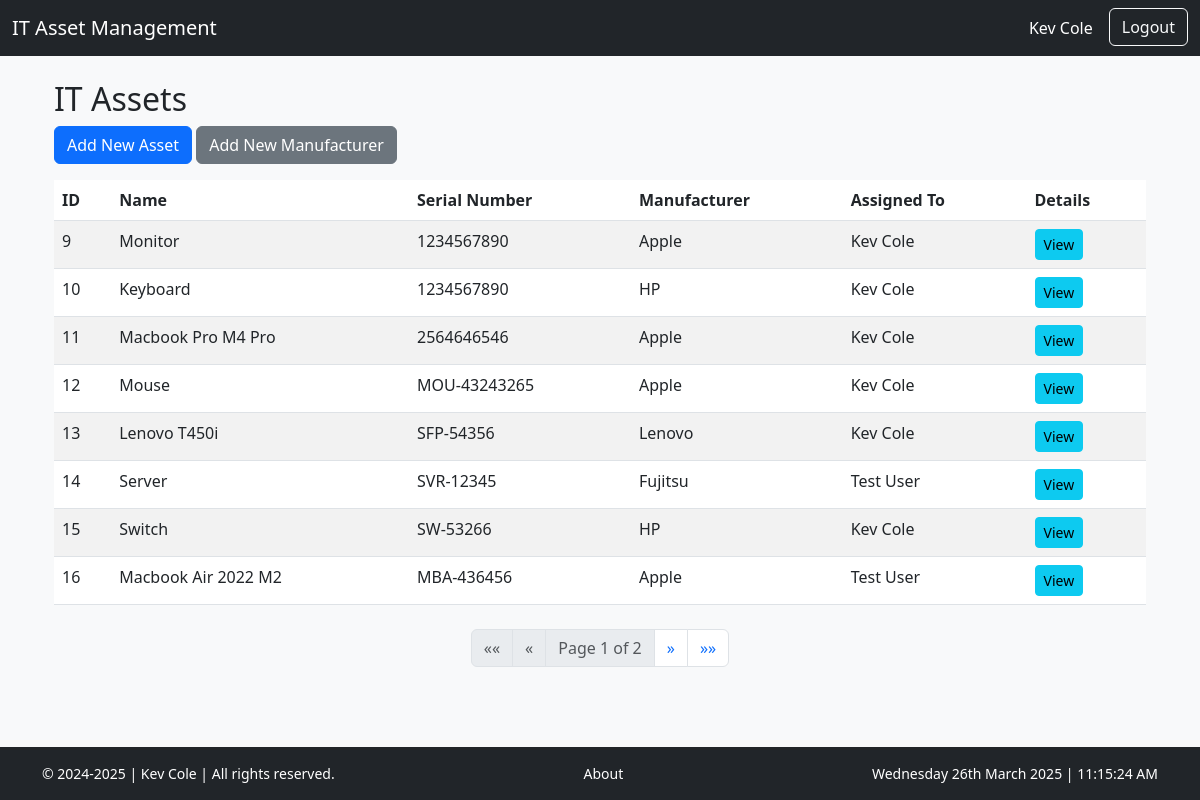
The app's page / (signed in) with its own data.
### it_asset/models.py (models this page shows, shortened)
class ITAsset(models.Model):
    name = models.CharField(max_length=100)
    serial_number = models.CharField(max_length=100)
    manufacturer = models.ForeignKey(Manufacturer, on_delete=models.CASCADE)
    assigned_to = models.ForeignKey(Employee, on_delete=models.CASCADE, blank=True, null=True)

class Manufacturer(models.Model):
    name = models.CharField(max_length=100)

class Employee(models.Model):
    user = models.OneToOneField(User, on_delete=models.CASCADE)
    phone_number = models.CharField(max_length=15, default='N/A')
    address = models.CharField(max_length=255, default='N/A')
    def get_full_name(self):
        return f"{self.user.first_name} {self.user.last_name}"

### it_asset/views.py (the view)
# urls.py: path('', views.asset_list, name='asset_list'),
@login_required
def asset_list(request):
    assets = ITAsset.objects.all().order_by('id')
    paginator = Paginator(assets, 8)  # Show 10 assets per page
    page_number = request.GET.get('page')
    page_obj = paginator.get_page(page_number)
    manufacturers = Manufacturer.objects.all()
    employees = Employee.objects.all()
    context = {
        'page_obj': page_obj,
        'manufacturers': manufacturers,
        'employees': employees,
    }
    return render(request, 'assets/asset_list.html', context)

### it_asset/templates/assets/asset_list.html (shortened to what this page needs)
{% extends "base.html" %}
{% block content %}
<div class="container mt-4">
    <h2>IT Assets</h2>
    <div class="mb-3">
        <button class="btn btn-primary" data-bs-toggle="modal" data-bs-target="#addAssetModal">Add New Asset</button>
        <button class="btn btn-secondary" data-bs-toggle="modal" data-bs-target="#addManufacturerModal">Add New Manufacturer</button>
    </div>
    <table class="table table-striped table-hover">
        <thead>
            <tr>
                <th>ID</th>
                <th>Name</th>
                <th>Serial Number</th>
                <th>Manufacturer</th>
                <th>Assigned To</th>
                <th>Details</th>
            </tr>
        </thead>
        <tbody>
            {% for asset in page_obj %}
            <tr class="asset-row" data-id="{{ asset.id }}">
                <td>{{ asset.id }}</td>
                <td>{{ asset.name }}</td>
                <td>{{ asset.serial_number }}</td>
                <td>{{ asset.manufacturer.name }}</td>
                <td>{{ asset.assigned_to.user.get_full_name }}</td>
                <td><a href="{% url 'asset_detail' asset.id %}" class="btn btn-sm btn-info">View</a></td>
            </tr>
            {% empty %}
            <tr>
                <td colspan="6">No assets available.</td>
            </tr>
            {% endfor %}
        </tbody>
    </table>
<div class="d-flex justify-content-center mt-4">
    <nav aria-label="Asset Pagination">
        <ul class="pagination">
            {% if page_obj.has_previous %}
                <li class="page-item">
                    <a class="page-link" href="?page=1" aria-label="First">
                        <span aria-hidden="true">&laquo;&laquo;</span>
                    </a>
                </li>
                <li class="page-item">
                    <a class="page-link" href="?page={{ page_obj.previous_page_number }}" aria-label="Previous">
                        <span aria-hidden="true">&laquo;</span>
                    </a>
                </li>
            {% else %}
                <li class="page-item disabled">
                    <span class="page-link">&laquo;&laquo;</span>
                </li>
                <li class="page-item disabled">
                    <span class="page-link">&laquo;</span>
                </li>
            {% endif %}
            <li class="page-item disabled">
                <span class="page-link">Page {{ page_obj.number }} of {{ page_obj.paginator.num_pages }}</span>
            </li>
            {% if page_obj.has_next %}
                <li class="page-item">
                    <a class="page-link" href="?page={{ page_obj.next_page_number }}" aria-label="Next">
                        <span aria-hidden="true">&raquo;</span>
                    </a>
                </li>
                <li class="page-item">
                    <a class="page-link" href="?page={{ page_obj.paginator.num_pages }}" aria-label="Last">
                        <span aria-hidden="true">&raquo;&raquo;</span>
                    </a>
                </li>
            {% endif %}
        </ul>
    </nav>
</div>
</div>
{% endblock %}

### it_asset/templates/base.html (shortened to what this page needs)
<!DOCTYPE html>
<html lang="en">
<head>
    <link href="https://cdn.jsdelivr.net/npm/bootstrap@5.3.0-alpha1/dist/css/bootstrap.min.css" rel="stylesheet">
</head>
<body>
    <nav class="navbar navbar-expand-lg navbar-dark bg-dark">
        <div class="container-fluid">
            <a class="navbar-brand" href="/">IT Asset Management</a>
            <div class="collapse navbar-collapse" id="navbarNav">
                <ul class="navbar-nav ms-auto">
                    {% if user.is_authenticated %}
                        <li class="nav-item">
                            <a class="nav-link text-white me-2" href="{% url 'user_profile' %}">
                                {{ user.get_full_name|default:user.username }}
                            </a>
                        </li>
                        <li class="nav-item">
                            <a class="btn btn-outline-light" href="{% url 'logout' %}">Logout</a>
                        </li>
                    {% else %}
                        <li class="nav-item">
                            <a class="btn btn-outline-light" href="{% url 'login' %}">Login</a>
                        </li>
                    {% endif %}
                </ul>
            </div>
        </div>
    </nav>
    <div class="container">
        {% block content %}{% endblock %}
    </div>
    <footer class="bg-dark text-white text-center py-3 fixed-bottom">
        <div class="container d-flex justify-content-between small">
            <span>&copy; 2024-2025 | Kev Cole | All rights reserved.</span>
            <span>
                <a href="{% url 'about' %}" class="text-white text-decoration-none">About</a>
            </span>
            <span id="liveDateTime"></span>
        </div>
    </footer>
</body>
</html>

### it_asset/templates/base.html (style rules this page uses)
body { background-color: #f8f9fa; }
.navbar { margin-bottom: 20px; }

### records on screen
ITAsset: id "9", name "Monitor", serial_number "1234567890", manufacturer.name "Apple", assigned_to.user.get_full_name "Kev Cole"
ITAsset: id "10", name "Keyboard", serial_number "1234567890", manufacturer.name "HP", assigned_to.user.get_full_name "Kev Cole"
ITAsset: id "11", name "Macbook Pro M4 Pro", serial_number "2564646546", manufacturer.name "Apple", assigned_to.user.get_full_name "Kev Cole"
ITAsset: id "12", name "Mouse", serial_number "MOU-43243265", manufacturer.name "Apple", assigned_to.user.get_full_name "Kev Cole"
ITAsset: id "13", name "Lenovo T450i", serial_number "SFP-54356", manufacturer.name "Lenovo", assigned_to.user.get_full_name "Kev Cole"
ITAsset: id "14", name "Server", serial_number "SVR-12345", manufacturer.name "Fujitsu", assigned_to.user.get_full_name "Test User"
ITAsset: id "15", name "Switch", serial_number "SW-53266", manufacturer.name "HP", assigned_to.user.get_full_name "Kev Cole"
ITAsset: id "16", name "Macbook Air 2022 M2", serial_number "MBA-436456", manufacturer.name "Apple", assigned_to.user.get_full_name "Test User"

### other values on screen
{{ user.get_full_name|default:user.username }} "Kev Cole"
{{ page_obj.number }} "1"
{{ page_obj.paginator.num_pages }} "2"
